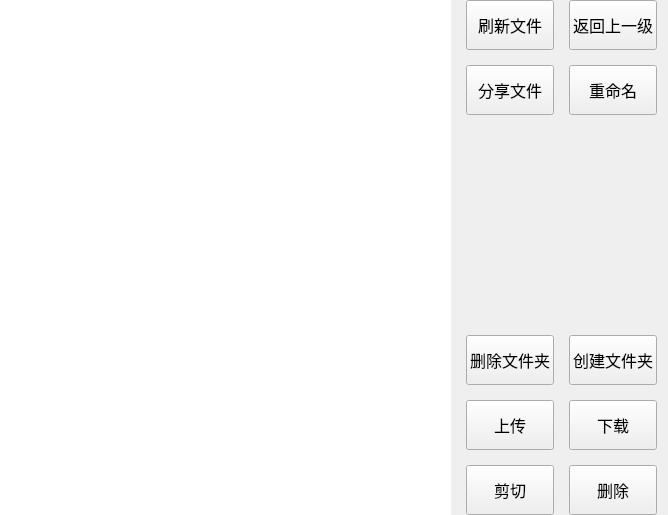
<?xml version="1.0" encoding="UTF-8"?>
<ui version="4.0">
 <class>FileForm</class>
 <widget class="QWidget" name="FileForm">
  <property name="geometry">
   <rect>
    <x>0</x>
    <y>0</y>
    <width>668</width>
    <height>515</height>
   </rect>
  </property>
  <property name="windowTitle">
   <string>Form</string>
  </property>
  <layout class="QHBoxLayout" name="horizontalLayout_2">
   <property name="spacing">
    <number>15</number>
   </property>
   <property name="leftMargin">
    <number>0</number>
   </property>
   <property name="topMargin">
    <number>0</number>
   </property>
   <property name="bottomMargin">
    <number>0</number>
   </property>
   <item>
    <widget class="QListWidget" name="fileListLW">
     <property name="frameShape">
      <enum>QFrame::NoFrame</enum>
     </property>
    </widget>
   </item>
   <item>
    <layout class="QHBoxLayout" name="horizontalLayout">
     <item>
      <layout class="QVBoxLayout" name="verticalLayout">
       <item>
        <widget class="QPushButton" name="refreshFilePB">
         <property name="sizePolicy">
          <sizepolicy hsizetype="Minimum" vsizetype="Fixed">
           <horstretch>0</horstretch>
           <verstretch>0</verstretch>
          </sizepolicy>
         </property>
         <property name="minimumSize">
          <size>
           <width>0</width>
           <height>50</height>
          </size>
         </property>
         <property name="font">
          <font>
           <family>Agency FB</family>
           <pointsize>12</pointsize>
          </font>
         </property>
         <property name="text">
          <string>刷新文件</string>
         </property>
        </widget>
       </item>
       <item>
        <widget class="QPushButton" name="shareFilePB">
         <property name="sizePolicy">
          <sizepolicy hsizetype="Minimum" vsizetype="Fixed">
           <horstretch>0</horstretch>
           <verstretch>0</verstretch>
          </sizepolicy>
         </property>
         <property name="minimumSize">
          <size>
           <width>0</width>
           <height>50</height>
          </size>
         </property>
         <property name="font">
          <font>
           <family>Agency FB</family>
           <pointsize>12</pointsize>
          </font>
         </property>
         <property name="text">
          <string>分享文件</string>
         </property>
        </widget>
       </item>
       <item>
        <spacer name="verticalSpacer">
         <property name="orientation">
          <enum>Qt::Vertical</enum>
         </property>
         <property name="sizeHint" stdset="0">
          <size>
           <width>20</width>
           <height>40</height>
          </size>
         </property>
        </spacer>
       </item>
       <item>
        <widget class="QPushButton" name="delDirPB">
         <property name="sizePolicy">
          <sizepolicy hsizetype="Minimum" vsizetype="Fixed">
           <horstretch>0</horstretch>
           <verstretch>0</verstretch>
          </sizepolicy>
         </property>
         <property name="minimumSize">
          <size>
           <width>0</width>
           <height>50</height>
          </size>
         </property>
         <property name="font">
          <font>
           <family>Agency FB</family>
           <pointsize>12</pointsize>
          </font>
         </property>
         <property name="text">
          <string>删除文件夹</string>
         </property>
        </widget>
       </item>
       <item>
        <widget class="QPushButton" name="uploadFilePB">
         <property name="sizePolicy">
          <sizepolicy hsizetype="Minimum" vsizetype="Fixed">
           <horstretch>0</horstretch>
           <verstretch>0</verstretch>
          </sizepolicy>
         </property>
         <property name="minimumSize">
          <size>
           <width>0</width>
           <height>50</height>
          </size>
         </property>
         <property name="font">
          <font>
           <family>Agency FB</family>
           <pointsize>12</pointsize>
          </font>
         </property>
         <property name="text">
          <string>上传</string>
         </property>
        </widget>
       </item>
       <item>
        <widget class="QPushButton" name="movePB">
         <property name="sizePolicy">
          <sizepolicy hsizetype="Minimum" vsizetype="Fixed">
           <horstretch>0</horstretch>
           <verstretch>0</verstretch>
          </sizepolicy>
         </property>
         <property name="minimumSize">
          <size>
           <width>0</width>
           <height>50</height>
          </size>
         </property>
         <property name="font">
          <font>
           <family>Agency FB</family>
           <pointsize>12</pointsize>
          </font>
         </property>
         <property name="text">
          <string>剪切</string>
         </property>
        </widget>
       </item>
      </layout>
     </item>
     <item>
      <layout class="QVBoxLayout" name="verticalLayout_2">
       <item>
        <widget class="QPushButton" name="returnPB">
         <property name="sizePolicy">
          <sizepolicy hsizetype="Minimum" vsizetype="Fixed">
           <horstretch>0</horstretch>
           <verstretch>0</verstretch>
          </sizepolicy>
         </property>
         <property name="minimumSize">
          <size>
           <width>0</width>
           <height>50</height>
          </size>
         </property>
         <property name="font">
          <font>
           <family>Agency FB</family>
           <pointsize>12</pointsize>
          </font>
         </property>
         <property name="text">
          <string>返回上一级</string>
         </property>
        </widget>
       </item>
       <item>
        <widget class="QPushButton" name="renamePB">
         <property name="sizePolicy">
          <sizepolicy hsizetype="Minimum" vsizetype="Fixed">
           <horstretch>0</horstretch>
           <verstretch>0</verstretch>
          </sizepolicy>
         </property>
         <property name="minimumSize">
          <size>
           <width>0</width>
           <height>50</height>
          </size>
         </property>
         <property name="font">
          <font>
           <family>Agency FB</family>
           <pointsize>12</pointsize>
          </font>
         </property>
         <property name="text">
          <string>重命名</string>
         </property>
        </widget>
       </item>
       <item>
        <spacer name="verticalSpacer_2">
         <property name="orientation">
          <enum>Qt::Vertical</enum>
         </property>
         <property name="sizeHint" stdset="0">
          <size>
           <width>20</width>
           <height>40</height>
          </size>
         </property>
        </spacer>
       </item>
       <item>
        <widget class="QPushButton" name="makeDIrPB">
         <property name="sizePolicy">
          <sizepolicy hsizetype="Minimum" vsizetype="Fixed">
           <horstretch>0</horstretch>
           <verstretch>0</verstretch>
          </sizepolicy>
         </property>
         <property name="minimumSize">
          <size>
           <width>0</width>
           <height>50</height>
          </size>
         </property>
         <property name="font">
          <font>
           <family>Agency FB</family>
           <pointsize>12</pointsize>
          </font>
         </property>
         <property name="text">
          <string>创建文件夹</string>
         </property>
        </widget>
       </item>
       <item>
        <widget class="QPushButton" name="downloadPB">
         <property name="sizePolicy">
          <sizepolicy hsizetype="Minimum" vsizetype="Fixed">
           <horstretch>0</horstretch>
           <verstretch>0</verstretch>
          </sizepolicy>
         </property>
         <property name="minimumSize">
          <size>
           <width>0</width>
           <height>50</height>
          </size>
         </property>
         <property name="font">
          <font>
           <family>Agency FB</family>
           <pointsize>12</pointsize>
          </font>
         </property>
         <property name="text">
          <string>下载</string>
         </property>
        </widget>
       </item>
       <item>
        <widget class="QPushButton" name="delFilePB">
         <property name="sizePolicy">
          <sizepolicy hsizetype="Minimum" vsizetype="Fixed">
           <horstretch>0</horstretch>
           <verstretch>0</verstretch>
          </sizepolicy>
         </property>
         <property name="minimumSize">
          <size>
           <width>0</width>
           <height>50</height>
          </size>
         </property>
         <property name="font">
          <font>
           <family>Agency FB</family>
           <pointsize>12</pointsize>
          </font>
         </property>
         <property name="text">
          <string>删除</string>
         </property>
        </widget>
       </item>
      </layout>
     </item>
    </layout>
   </item>
  </layout>
 </widget>
 <resources/>
 <connections/>
</ui>
